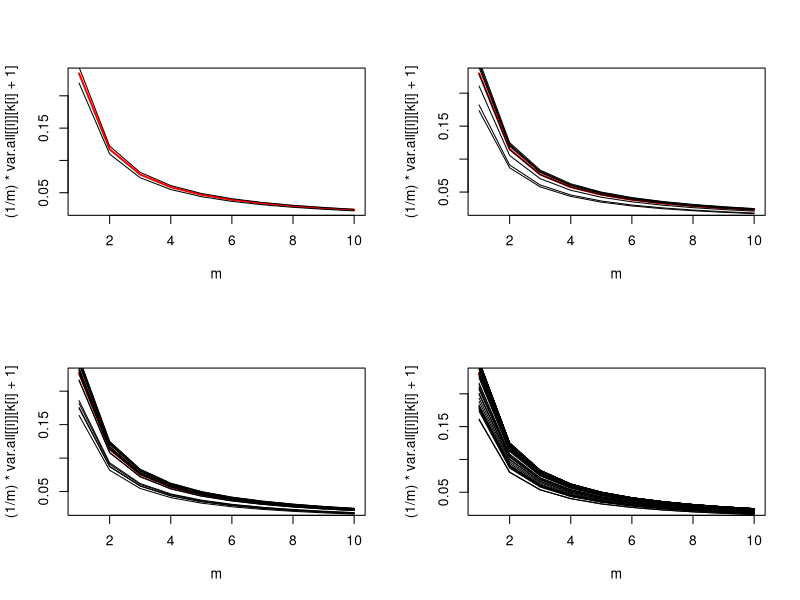

Generate this figure with R:
k = c(2,8,20,50) # number of possible non-exact replication cases. For Figure 2 of the theory paper it is 8.
      # i.e., Poisson, MLE,n=200, Poisson, MLE,n=30, Poisson, Bayes,n=200,Poisson, Bayes,n=30,
      # Normal, MLE,n=200, Normal, MLE,n=30, Normal, Bayes,n=200, Normal, Bayes,n=30.
lk = length(k)
# phi.vec = list()
var.all = list()

phi.mix = rep(NA, lk)

min.phi = 0.2
max.phi = 0.5

for( i in 1:lk){
  phi.k = runif(k[i],min.phi,max.phi)
# phi.vec[[i]] = phi.k
  phi.mix[i] = mean(phi.k)
  phi.all = c(phi.k, phi.mix[i])
  var.all[[i]] = phi.all*(1-phi.all)
}

m = 1:10 # sequence for number of replications


#par(mfrow=c(1,lk))
par(mfrow=c(2,2))
for( i in 1:lk){
  plot(m, (1/m)*var.all[[i]][k[i]+1], type='l',col='red', lwd=2)
  for(j in 1: k[i]){
  lines(m, (1/m)*var.all[[i]][j], type='l')
    }
}